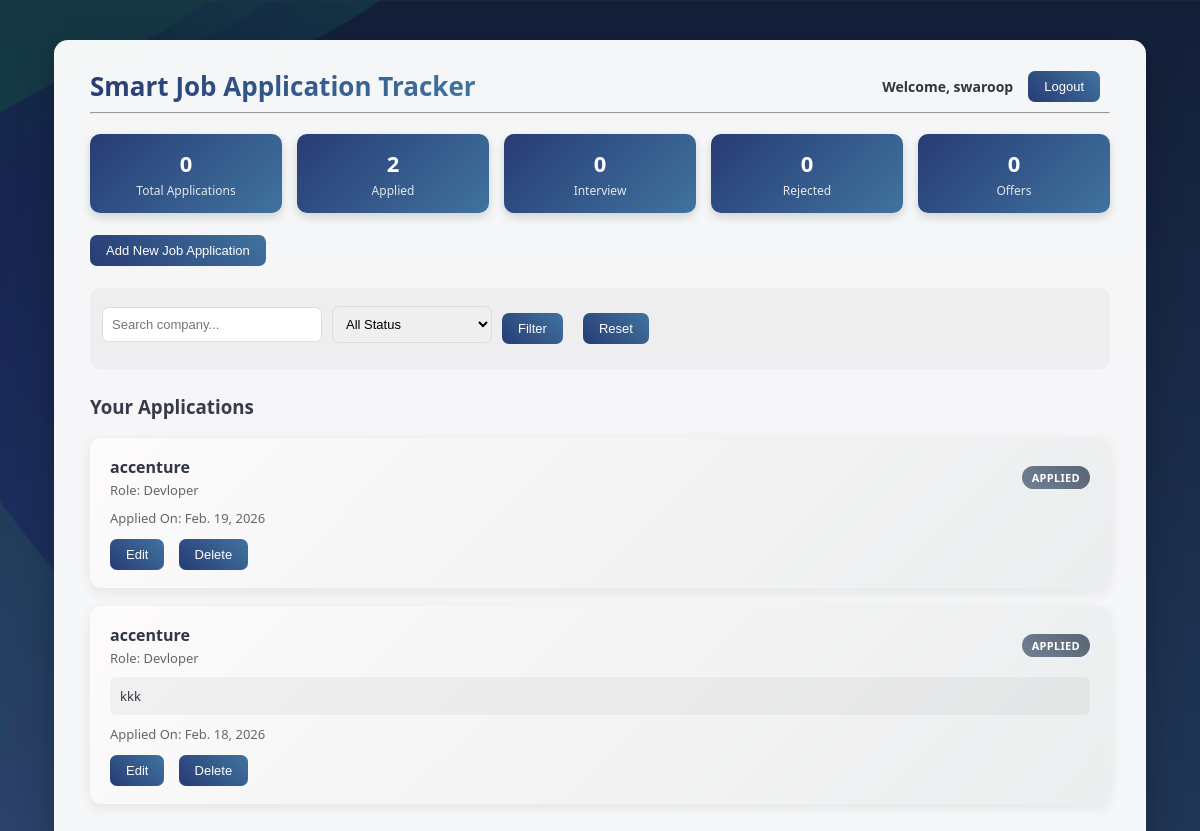
The app's page /dashboard/ (signed in) with its own data.
### tracker/models.py (models this page shows, shortened)
class JobApplication(models.Model):
    STATUS_CHOICES = [
        ('APPLIED', 'Applied'),
        ('INTERVIEW', 'Interview'),
        ('REJECTED', 'Rejected'),
        ('OFFER', 'Offer'),
    ]
    user = models.ForeignKey(User, on_delete=models.CASCADE)
    company_name = models.CharField(max_length=200)
    job_role = models.CharField(max_length=200)
    status = models.CharField(max_length=20, choices=STATUS_CHOICES, default='APPLIED')
    notes = models.TextField(blank=True, null=True)
    resume = models.FileField(upload_to='resumes/', blank=True, null=True)  # ⭐ NEW FIELD
    applied_date = models.DateField(auto_now_add=True)

### tracker/views.py (the view)
# urls.py: path('dashboard/', views.index, name='index'),     # ⭐ Dashboard after login
@login_required
def index(request):
    applications = JobApplication.objects.filter(user=request.user)
    search_query = request.GET.get('search', '')
    status_filter = request.GET.get('status', '')
    if search_query:
        applications = applications.filter(
            company_name__icontains=search_query
        )
    if status_filter:
        applications = applications.filter(status=status_filter)
    applications = applications.order_by('-applied_date')
    stats = JobApplication.objects.filter(user=request.user) \
        .values('status') \
        .annotate(count=Count('status'))
    status_counts = {
        'APPLIED': 0,
        'INTERVIEW': 0,
        'REJECTED': 0,
        'OFFER': 0
    }
    for item in stats:
        status_counts[item['status']] = item['count']
    return render(request, 'tracker/index.html', {
        'applications': applications,
        'status_counts': status_counts,
        'search_query': search_query,
        'status_filter': status_filter
    })

### tracker/templates/tracker/index.html (shortened to what this page needs)
{% load static %}
<!DOCTYPE html>
<html>
<head>
    <link rel="stylesheet" href="{% static 'tracker/css/style.css' %}">
</head>
<body>
<div class="container">
    <div class="header">
        <h1>Smart Job Application Tracker</h1>
        <div class="user-section">
            <span>
                Welcome, {{ request.user.username }}
            </span>
            <button onclick="window.location.href='/logout/'">
                Logout
            </button>
        </div>
    </div>
    <hr>
    <div class="stats-container">
        <div class="stat-card total">
            <div class="stat-number">
                {{ status_counts.TOTAL|default:0 }}
            </div>
            <div class="stat-label">Total Applications</div>
        </div>
        <div class="stat-card">
            <div class="stat-number">
                {{ status_counts.APPLIED|default:0 }}
            </div>
            <div class="stat-label">Applied</div>
        </div>
        <div class="stat-card">
            <div class="stat-number">
                {{ status_counts.INTERVIEW|default:0 }}
            </div>
            <div class="stat-label">Interview</div>
        </div>
        <div class="stat-card">
            <div class="stat-number">
                {{ status_counts.REJECTED|default:0 }}
            </div>
            <div class="stat-label">Rejected</div>
        </div>
        <div class="stat-card">
            <div class="stat-number">
                {{ status_counts.OFFER|default:0 }}
            </div>
            <div class="stat-label">Offers</div>
        </div>
    </div>
    <div class="top-actions">
        <button onclick="window.location.href='/add/'">
            Add New Job Application
        </button>
    </div>
    <div class="filter-bar">
    <form method="GET">
        <input type="text"
               name="search"
               placeholder="Search company..."
               value="{{ search_query }}">
        <select name="status">
            <option value="">All Status</option>
        </select>
        <button type="submit">Filter</button>
        <button type="button" onclick="clearFilters()">
            Reset
        </button>
    </form>
</div>
    <h3>Your Applications</h3>
    {% for app in applications %}
        <div class="application-card">
            <div class="app-header">
                <div>
                    <strong>{{ app.company_name }}</strong>
                    <div class="role-text">
                        Role: {{ app.job_role }}
                    </div>
                </div>
                <span class="status-badge
                    {% if app.status == 'APPLIED' %}applied{% endif %}
                    {% if app.status == 'OFFER' %}offer{% endif %}">
                    {{ app.status }}
                </span>
            </div>
            <div class="app-body">
                {% if app.notes %}
                    <div class="notes-box">
                        {{ app.notes }}
                    </div>
                {% endif %}
                <div class="card-footer">
                    <span class="date-text">
                        Applied On: {{ app.applied_date }}
                    </span>
                </div>
            </div>
            <div class="card-actions">
                <button onclick="window.location.href='/edit/{{ app.id }}/'">
                    Edit
                </button>
                <button onclick="confirmDelete({{ app.id }})">
                    Delete
                </button>
            </div>
        </div>
    {% endfor %}
</div>
</body>
</html>

### tracker/static/tracker/css/style.css (style rules this page uses)
body { margin: 0; font-family: 'Segoe UI', Tahoma, sans-serif; min-height: 100vh; background: linear-gradient(rgba(20, 30, 48, 0.85), rgba(36, 59, 85, 0.85)), url("../images/bg.jpg"); background-size: cover; background-position: center; background-attachment: fixed; color: #2f3640; }
.container { width: 85%; margin: 40px auto; padding: 28px 36px; border-radius: 14px; background: rgba(255, 255, 255, 0.96); box-shadow: 0 10px 35px rgba(0,0,0,0.25); backdrop-filter: blur(6px); animation: fadeIn 0.35s ease-in-out; }
h1 { margin: 0; font-size: 26px; background: linear-gradient(90deg, #273c75, #40739e); -webkit-background-clip: text; -webkit-text-fill-color: transparent; }
h2, h3 { color: #353b48; }
.header { display: flex; justify-content: space-between; align-items: center; }
.user-section { display: flex; align-items: center; }
.user-section span { margin-right: 15px; font-weight: 600; font-size: 14px; }
.top-actions { margin: 22px 0; }
.application-card { background: linear-gradient(135deg, #fdfbfb, #ebedee); border-radius: 12px; padding: 18px 20px; margin-bottom: 18px; border: none; box-shadow: 0 4px 14px rgba(0,0,0,0.08); transition: transform 0.18s ease, box-shadow 0.18s ease; }
.app-header { display: flex; justify-content: space-between; align-items: center; margin-bottom: 6px; }
.role-text { font-size: 13px; color: #666; margin-top: 3px; }
.notes-box { background: rgba(0,0,0,0.04); padding: 10px; border-radius: 6px; margin: 10px 0; font-size: 13px; }
.card-footer { display: flex; justify-content: space-between; align-items: center; margin-top: 10px; }
.date-text { font-size: 13px; color: #666; }
.status-badge { padding: 4px 10px; border-radius: 14px; font-size: 11px; font-weight: bold; color: white; letter-spacing: 0.3px; }
.applied { background: linear-gradient(45deg, #718093, #576574); }
button { background: linear-gradient(45deg, #273c75, #40739e); color: white; border: none; padding: 8px 16px; border-radius: 7px; cursor: pointer; font-size: 13px; margin-right: 10px; transition: transform 0.15s ease, box-shadow 0.15s ease; }
.card-actions { margin-top: 12px; }
input, select, textarea { width: 320px; padding: 9px; margin-top: 6px; margin-bottom: 14px; border-radius: 7px; border: 1px solid #dcdde1; transition: border 0.2s ease, box-shadow 0.2s ease; font-size: 13px; }
.stats-container { display: flex; gap: 15px; margin: 20px 0; }
.stat-card { flex: 1; background: linear-gradient(135deg, #273c75, #40739e); color: white; border-radius: 10px; padding: 14px; text-align: center; box-shadow: 0 4px 10px rgba(0,0,0,0.15); }
.stat-number { font-size: 22px; font-weight: bold; }
.stat-label { font-size: 12px; opacity: 0.85; margin-top: 4px; }
.filter-bar { margin: 15px 0 25px 0; padding: 12px; background: rgba(0,0,0,0.03); border-radius: 10px; }
.filter-bar form { display: flex; align-items: center; gap: 10px; flex-wrap: wrap; }
.filter-bar input { width: 200px; }
.filter-bar select { width: 160px; }

### records on screen
JobApplication: company_name "accenture", job_role "Devloper", status "APPLIED", applied_date "Feb. 19, 2026"
JobApplication: company_name "accenture", job_role "Devloper", status "APPLIED", notes "kkk", applied_date "Feb. 18, 2026"

### other values on screen
{{ request.user.username }} "swaroop"
{{ status_counts.TOTAL|default:0 }} "0"
{{ status_counts.APPLIED|default:0 }} "2"
{{ status_counts.INTERVIEW|default:0 }} "0"
{{ status_counts.REJECTED|default:0 }} "0"
{{ status_counts.OFFER|default:0 }} "0"
